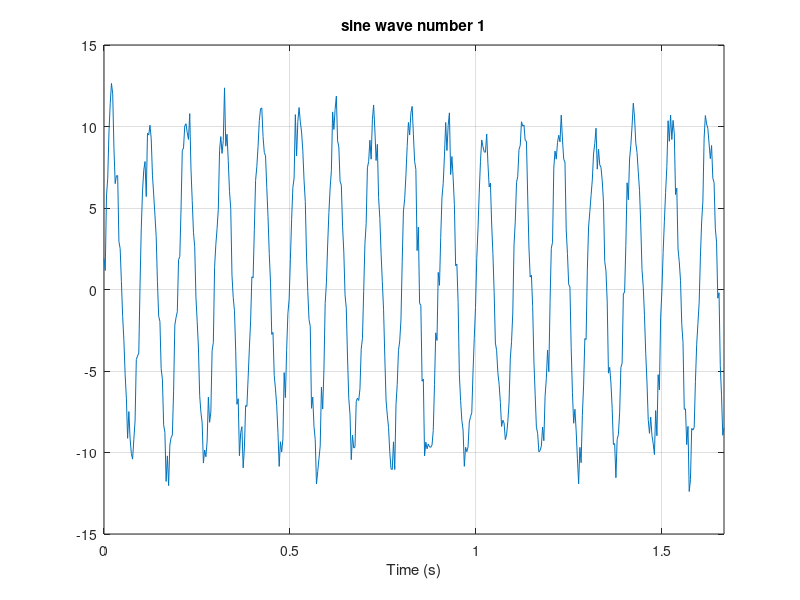
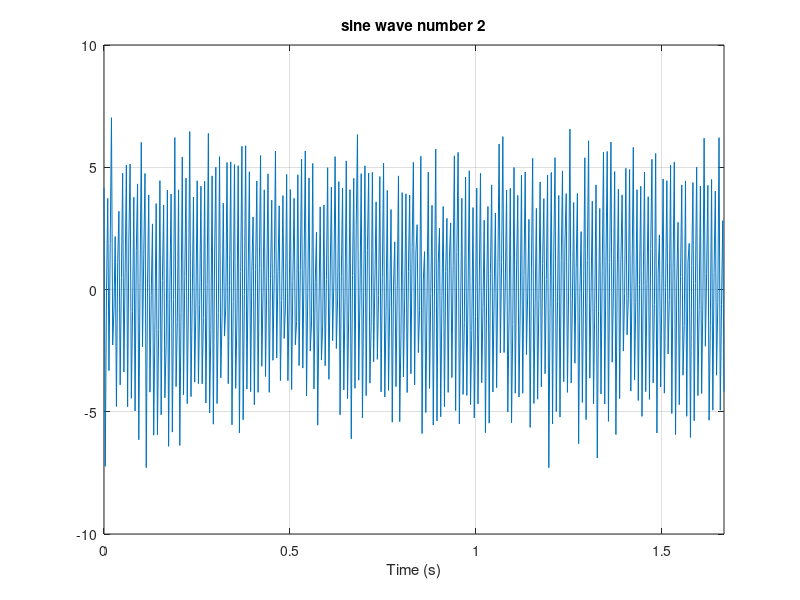
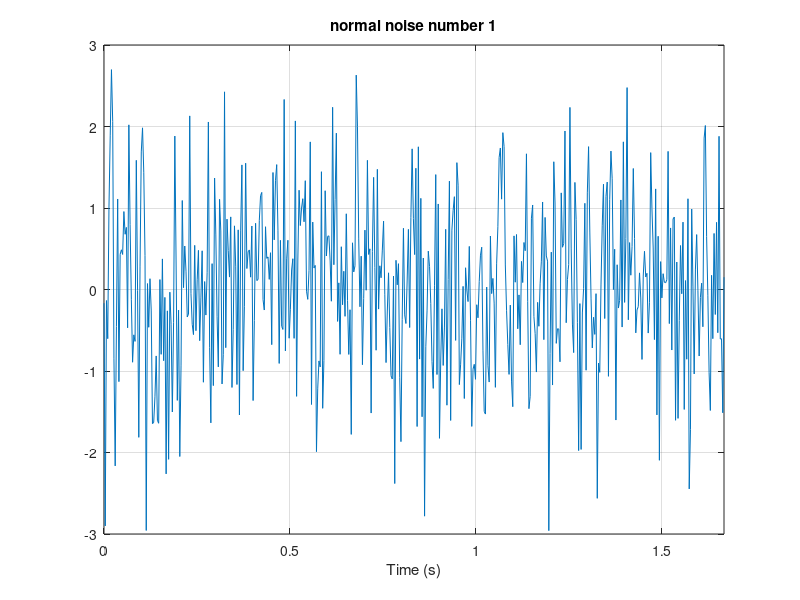
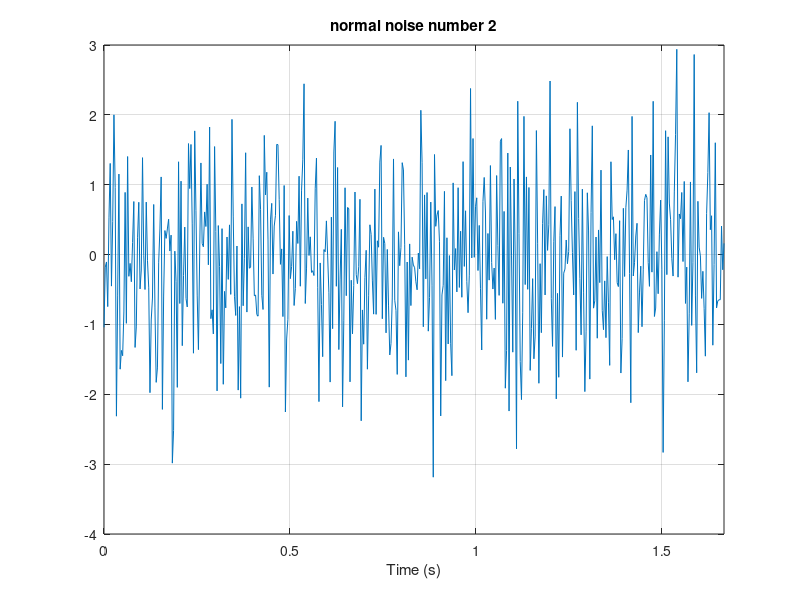

Recreate these plots in MATLAB, in order.
%{
Homework7 question 3
Symbol:
    R : correlation
    S : density spectrum
    Rnn :   Auto-correlation, noise and noise
    Rss :   Auto-correlation, sine and sine
    Rxy :   Cross-correlation, input and output
    Rs1s2 : Cross-correlation, sine_freq1 and sine_freq2, two wave by
            differenct frequency.
%}
clc, clear, close all

% Define parameters
Fs = 300;   % sampling frequency
Ts = 1/Fs;
delta_t = Ts;
L = 500;
x_t = linspace(0, Ts*L, L);

% simulate noise
noise_mu1 = 0;
noise_sigma1 = 1;
noise_mu2 = 0;
noise_sigma2 = 1;
noise1 = normrnd(noise_mu1, noise_sigma1, [1, L]);
noise2 = normrnd(noise_mu2, noise_sigma2, [1, L]);

% simulate signal
sin_freq1 = 10;
sin_Am1 = 10;
sin_freq2 = 100;
sin_Am2 = 5;
t_dot = 1:1:L;
sin1 = sin_Am1*sin(2*pi*sin_freq1*t_dot*Ts) + noise1;
sin2 = sin_Am2*sin(2*pi*sin_freq2*t_dot*Ts) + noise1;

figure();
plot(x_t, sin1);
grid on;
xlim([0, L*Ts]);
xlabel("Time (s)");
title("sine wave number 1");

figure();
plot(x_t, sin2);
grid on;
xlim([0, L*Ts]);
xlabel("Time (s)");
title("sine wave number 2");

figure();
plot(x_t, noise1);
grid on;
xlim([0, L*Ts]);
xlabel("Time (s)");
title("normal noise number 1");

figure();
plot(x_t, noise2);
grid on;
xlim([0, L*Ts]);
xlabel("Time (s)");
title("normal noise number 2");

% Do circular correlation algorithm
N = double(int32(L/2));
Rnn = zeros([1, N]);
Rss = zeros([1, N]);
Rn1n2 = zeros([1, N]);
Rns = zeros([1, N]);
Rs1s2 = zeros([1, N]);

for i=1:N
    temp_nn = 0;
    temp_ss = 0;
    temp_n1n2 = 0;
    temp_ns = 0;
    temp_s1s2 = 0;
    for j=1:N
        temp_nn = temp_nn + noise1(1,j+i) * noise1(1,j);
        temp_ss = temp_ss + sin1(1,j+i) * sin1(1,j);
        temp_n1n2 = temp_n1n2 + noise1(1,j+i) * noise2(1,j);
        temp_ns = temp_ns + noise1(1,j+i) * sin1(1,j);
        temp_s1s2 = temp_s1s2 + sin1(1,j+i) * sin2(1,j);
    end
    Rnn(1, i) = temp_nn / N;
    Rss(1, i) = temp_ss / N;
    Rn1n2(1, i) = temp_n1n2 / N;
    Rns(1, i) = temp_ns / N;
    Rs1s2(1, i) = temp_s1s2 / N;
end

Snn = abs(fft(Rnn));
Sss = abs(fft(Rss));
Sn1n2 = abs(fft(Rn1n2));
Sns = abs(fft(Rns));
Ss1s2 = abs(fft(Rs1s2));

x_freq = linspace(0, Fs/2, N/2);
x_time = linspace(0, Ts*N, N);

% ################################################## %
% 3.A
figure();
subplot(2,1,1);
plot(x_time, Rnn);
grid on;
xlim([0, N*Ts]);
xlabel("Time (s)");
title("Circular correlation R_{nn}");
subplot(2,1,2);
plot(x_freq, Snn(1, 1:N/2));
grid on;
xlabel("Frequency (Hz)");
ylabel("Amplitude");
title("Circular correlation density spectrum S_{nn}");

% ################################################## %
% 3.B
figure();
subplot(2,1,1);
plot(x_time, Rss);
grid on;
xlim([0, N*Ts]);
xlabel("Time (s)");
title("Circular correlation R_{ss}");
subplot(2,1,2);
plot(x_freq, Sss(1, 1:N/2));
grid on;
xlabel("Frequency (Hz)");
ylabel("Amplitude");
title("Circular correlation density spectrum S_{ss}");

% ################################################## %
% 3.C
figure();
subplot(2,1,1);
plot(x_time, Rn1n2);
grid on;
xlim([0, N*Ts]);
xlabel("Time (s)");
title("Circular correlation R_{n1n2}");
subplot(2,1,2);
plot(x_freq, Sn1n2(1, 1:N/2));
grid on;
xlabel("Frequency (Hz)");
ylabel("Amplitude");
title("Circular correlation density spectrum S_{n1n2}");

% ################################################## %
% 3.D
figure();
subplot(2,1,1);
plot(x_time, Rns);
grid on;
xlim([0, N*Ts]);
xlabel("Time (s)");
title("Circular correlation R_{ns}");
subplot(2,1,2);
plot(x_freq, Sns(1, 1:N/2));
grid on;
xlabel("Frequency (Hz)");
ylabel("Amplitude");
title("Circular correlation density spectrum S_{ns}");

% ################################################## %
% 3.E
figure();
subplot(2,1,1);
plot(x_time, Rs1s2);
grid on;
xlim([0, N*Ts]);
xlabel("Time (s)");
title("Circular correlation R_{s1s2}");
subplot(2,1,2);
plot(x_freq, Ss1s2(1, 1:N/2));
grid on;
xlabel("Frequency (Hz)");
ylabel("Amplitude");
title("Circular correlation density spectrum S_{s1s2}");


